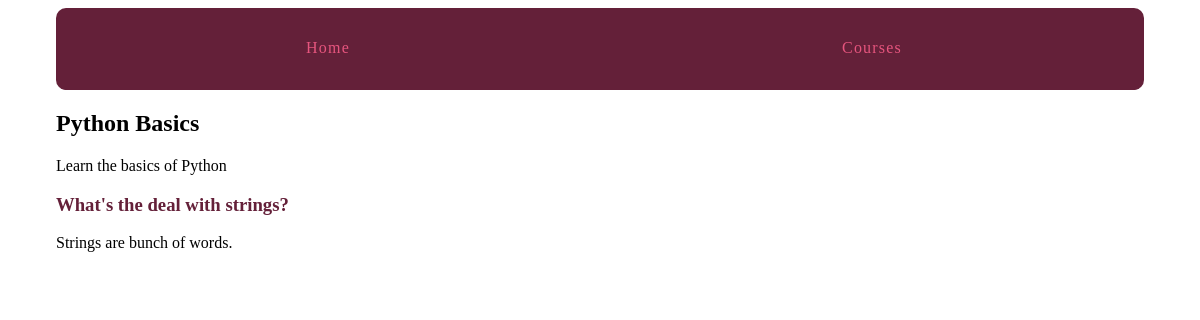
Before: /courses/1/ with the older database file.
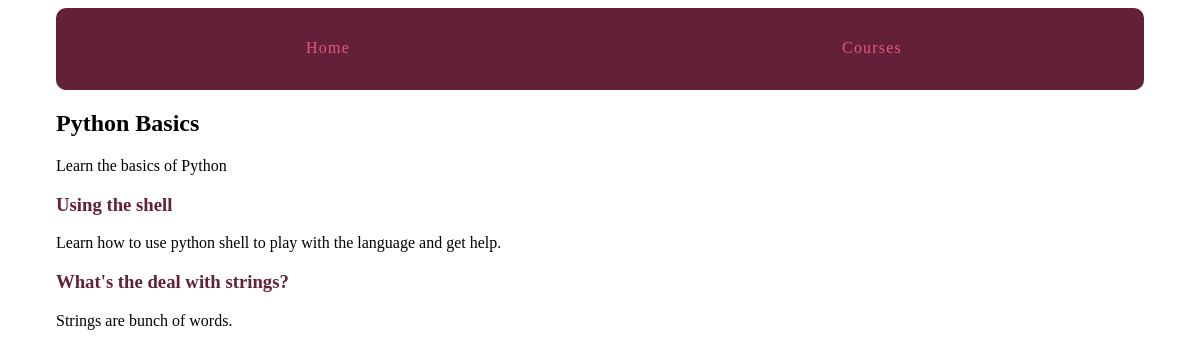
After: the same page with the newer database file.
### courses/models.py (models this page shows, shortened)
class Course(models.Model):
    created_at = models.DateTimeField(auto_now_add=True)
    title = models.CharField(max_length=255)
    description = models.TextField()

class Step(models.Model):
    title = models.CharField(max_length=255)
    description = models.TextField()
    content = models.TextField(blank=True, default='')
    order = models.IntegerField(default=0)
    course = models.ForeignKey(Course)
    class Meta:
        ordering = ['order',]

### courses/views.py (the view)
def course_detail(request, pk):
    course = get_object_or_404(Course, pk=pk)
    return render(
        request,
        'courses/course_detail.html',
        {'course': course}
    )

### courses/templates/courses/course_detail.html (shortened to what this page needs)
{% extends "layout.html" %}
{% block content %}
<article>
    <h2>{{ course.title }}</h2>
    {{ course.description }}
    <section>
        {% for step in course.step_set.all %}
            <h3>
                <a href="{% url 'courses:step_detail' course_pk=step.course.pk step_pk=step.pk %}">
                    {{ step.title }}
                </a>
            </h3>
            {{ step.description }}
        {% endfor %}
    </section>
</article>
{% endblock %}

### templates/layout.html (shortened to what this page needs)
{% load static from staticfiles %}
<!DOCTYPE html>
<html lang="en">
<head>
    <link rel="stylesheet" href="{% static 'css/layout.css' %}">
</head>
<body>
    <div class="site-container">
        <nav>
            <a href="{% url 'hello_world' %}">Home</a>
            <a href="{% url 'courses:course_list' %}">Courses</a>
        </nav>
        {% block content %}
        {% endblock %}
    </div>
</body>
</html>

### assets/css/layout.css (style rules this page uses)
html { box-sizing: border-box; }
*, *::after, *::before { box-sizing: inherit; }
.site-container { max-width: 68em; margin-left: auto; margin-right: auto; }
.site-container::after { clear: both; content: ""; display: table; }
.site-container nav { width: 100%; display: table; width: 100%; table-layout: fixed; border-bottom-left-radius: 10px; border-bottom-right-radius: 10px; border-top-left-radius: 10px; border-top-right-radius: 10px; border-bottom-left-radius: 10px; border-top-left-radius: 10px; border-bottom-right-radius: 10px; border-top-right-radius: 10px; background-color: #642039; margin-bottom: 1em; overflow: hidden; }
.site-container nav a { display: table-cell; width: 8.33333%; padding: 10px; border-bottom: 2px solid #642039; color: #e6557e; letter-spacing: 0.075em; line-height: 60px; text-align: center; text-decoration: none; }
article h2 a, article h3 a { color: #642039; text-decoration: none; }

Changed rows visible on the page:
added Step: title "Using the shell", description "Learn how to use python shell to play with the language and get help."
